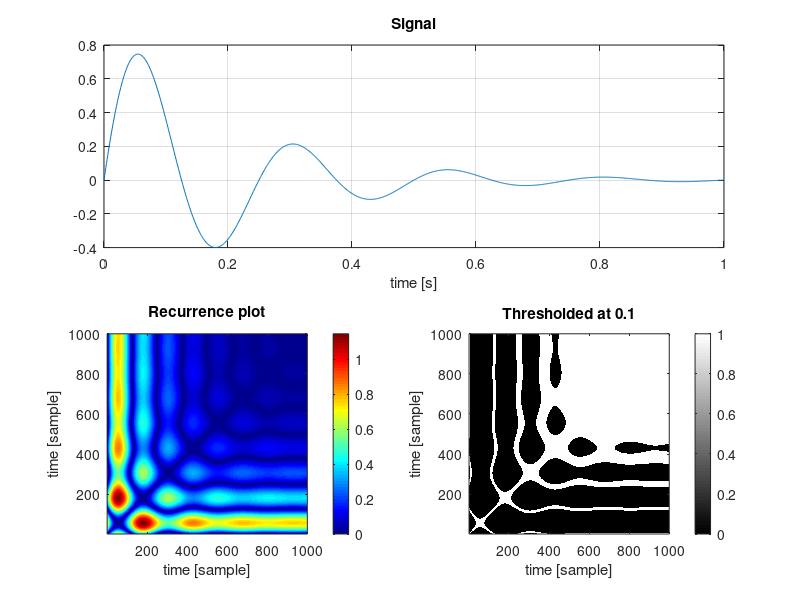

The MATLAB source for this figure:
clear; close all; clc;

%% Artificial signal generation
srate = 1000;
t = 0:1/srate:1-1/srate;
N = length(t);
f = 4;
%x = sin(2*pi*f*t)+sin(2*pi*3*f*t);     % sine
%x = randn(1,N);                        % random
%x = 0.3*t + 0.2;                       % linear
a = exp(-5*t); x = a.*sin(2*pi*f*t);    % damped sine

%% Recurrence plot

% calculate euclidean norm between different time samples
dab = zeros(N,N);
for i = 1:N
    for j = 1:N
        a = x(:,i);
        b = x(:,j);
        dab(i,j) = norm(a-b);
    end
end

% Plotting
figure('Units', 'Normalized', 'OuterPosition', [0 0 1 1])

h1 = subplot(2,2,[1 2])
plot(t,x)
title('Signal')
xlabel 'time [s]'
grid on

h2 = subplot(2,2,3)
imagesc(dab)
set(gca,'Ydir','normal')
axis square
colormap(h2,jet)
colorbar
title('Recurrence plot') 
xlabel 'time [sample]'
ylabel 'time [sample]'

h3 = subplot(2,2,4)
th = 1e-1; % threshold
imagesc(dab<=th)
set(gca,'Ydir','normal')
axis square
colormap(h3,gray)
colorbar
title(['Thresholded at ', num2str(th)])
xlabel 'time [sample]'
ylabel 'time [sample]'